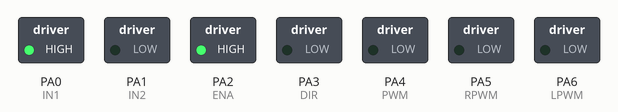
Bench run of a sketch on a simulated STM32 Blue Pill. On the bench: switched loads named in the sketch (green lamp = pin HIGH).

Above: at 0.5 s.
At 3.5 s:
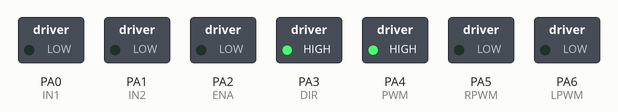
At 4.5 s:
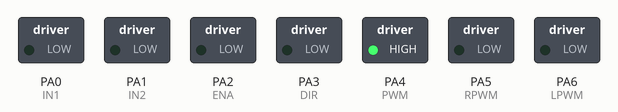
At 5.5 s:
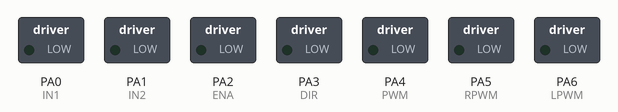
At 7.5 s:
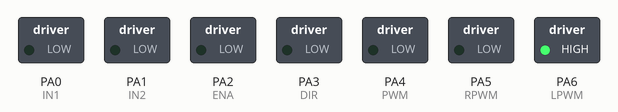
At 10.5 s:
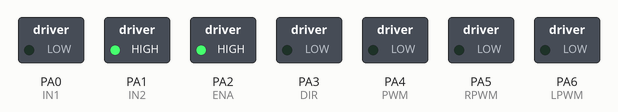
Timing chart, 0 to 11.7 s (numbered marks = the images above):
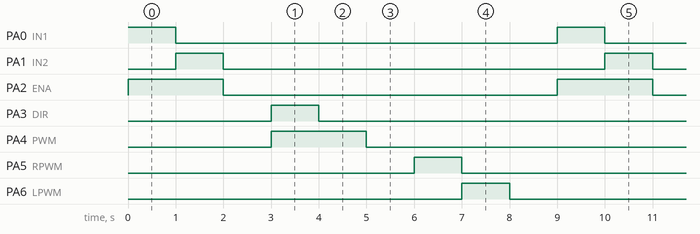

The sketch:

MOTOR_CONTROL.ino
```cpp
#include"L298N.h"
#include"CytronMD10A.h"
#include"BTS7960.h"


int IN1 = PA0;
int IN2 = PA1;
int ENA = PA2;

int DIR = PA3;
int PWM = PA4;

int RPWM = PA5;
int LPWM = PA6;


void setup() {

  L298N_init(IN1, IN2, ENA);
  Cytron_init(DIR, PWM);
  BTS_init(RPWM, LPWM);


}

void loop() {

  L298N_drive(IN1, IN2, ENA, 255);
  delay(1000);
  L298N_drive(IN1, IN2, ENA, -255);
  delay(1000);
  L298N_drive(IN1, IN2, ENA, 0);
  delay(1000);

  Cytron_drive(DIR, PWM, 255);
  delay(1000);
  Cytron_drive(DIR, PWM, -255);
  delay(1000);
  Cytron_drive(DIR, PWM, 0);
  delay(1000);

  BTS_drive(RPWM, LPWM, 255);
  delay(1000);
  BTS_drive(RPWM, LPWM, -255);
  delay(1000);
  BTS_drive(RPWM, LPWM, 0);
  delay(1000);

}
```

BTS7960.cpp
```cpp
#include"BTS7960.h"

void BTS_init(int RPWM, int LPWM){
    pinMode(RPWM, OUTPUT);
    pinMode(LPWM, OUTPUT);
}

void BTS_drive(int RPWM, int LPWM, int speed_in_pwm){
    // Implementation for BTS7960 motor control
    if(speed_in_pwm>0){
        analogWrite(RPWM, speed_in_pwm);
        analogWrite(LPWM, 0);
    }

    if(speed_in_pwm<0){
        analogWrite(RPWM, 0);
        analogWrite(LPWM, -speed_in_pwm);


    }

    if(speed_in_pwm==0){
        analogWrite(RPWM, 0);
        analogWrite(LPWM, 0);

    }
}
```

BTS7960.h
```cpp
#ifndef BTS7960_H_
#define BTS7960_H_
#include<Arduino.h>

void BTS_drive(int RPWM, int LPWM, int speed_in_pwm);
void BTS_init(int RPWM, int LPWM);


#endif
```

CytronMD10A.cpp
```cpp
#include"CytronMD10A.h"

void Cytron_init(int DIR, int PWM){
    pinMode(DIR, OUTPUT);
    pinMode(PWM, OUTPUT);
    }


void Cytron_drive(int DIR,int PWM,int speed_in_pwm){

    if(speed_in_pwm>0){
        digitalWrite(DIR, HIGH);
        analogWrite(PWM, speed_in_pwm);
    }

    if(speed_in_pwm<0){
        digitalWrite(DIR, LOW);
        analogWrite(PWM, -speed_in_pwm);


    }

    if(speed_in_pwm==0){
        digitalWrite(DIR, LOW);
        analogWrite(PWM, 0);

    }
}
```

CytronMD10A.h
```cpp
#ifndef CYTRONMD10A_H_
#define CYTRONMD10A_H_
#include<Arduino.h>

void Cytron_init(int DIR, int PWM);
void Cytron_drive(int DIR,int PWM,int speed_in_pwm);

#endif
```

L298N.cpp
```cpp
#include"L298N.h"

void L298N_init(int IN1, int IN2, int ENA){
    pinMode(IN1, OUTPUT);
    pinMode(IN2, OUTPUT);
    pinMode(ENA, OUTPUT);
}

void L298N_drive(int IN1, int IN2, int ENA, int speed_in_pwm){

    if(speed_in_pwm>0){
        digitalWrite(IN1, HIGH);
        digitalWrite(IN2, LOW);
        analogWrite(ENA, speed_in_pwm);
    }

    if(speed_in_pwm<0){
        digitalWrite(IN1, LOW);
        digitalWrite(IN2, HIGH);
        analogWrite(ENA, -speed_in_pwm);


    }

    if(speed_in_pwm==0){
        digitalWrite(IN1, LOW);
        digitalWrite(IN2, LOW);
        analogWrite(ENA, 0);

    }
}
```

L298N.h
```cpp
#ifndef L298N_H_
#define L298N_H_
#include<Arduino.h>

void L298N_init(int IN1, int IN2, int ENA);
void L298N_drive(int IN1, int IN2, int ENA, int speed_in_pwm);


#endif
```

Measured:
- by itself, PA0 (IN1), PA1 (IN2), PA3 (DIR), PA5 (RPWM), PA6 (LPWM): alternates HIGH for 1.0 s and LOW for 8.0 s
- by itself, PA2 (ENA), PA4 (PWM): alternates HIGH for 2.0 s and LOW for 7.0 s
- by itself, everything shown: repeats every 9.0 s, in 9 steps
